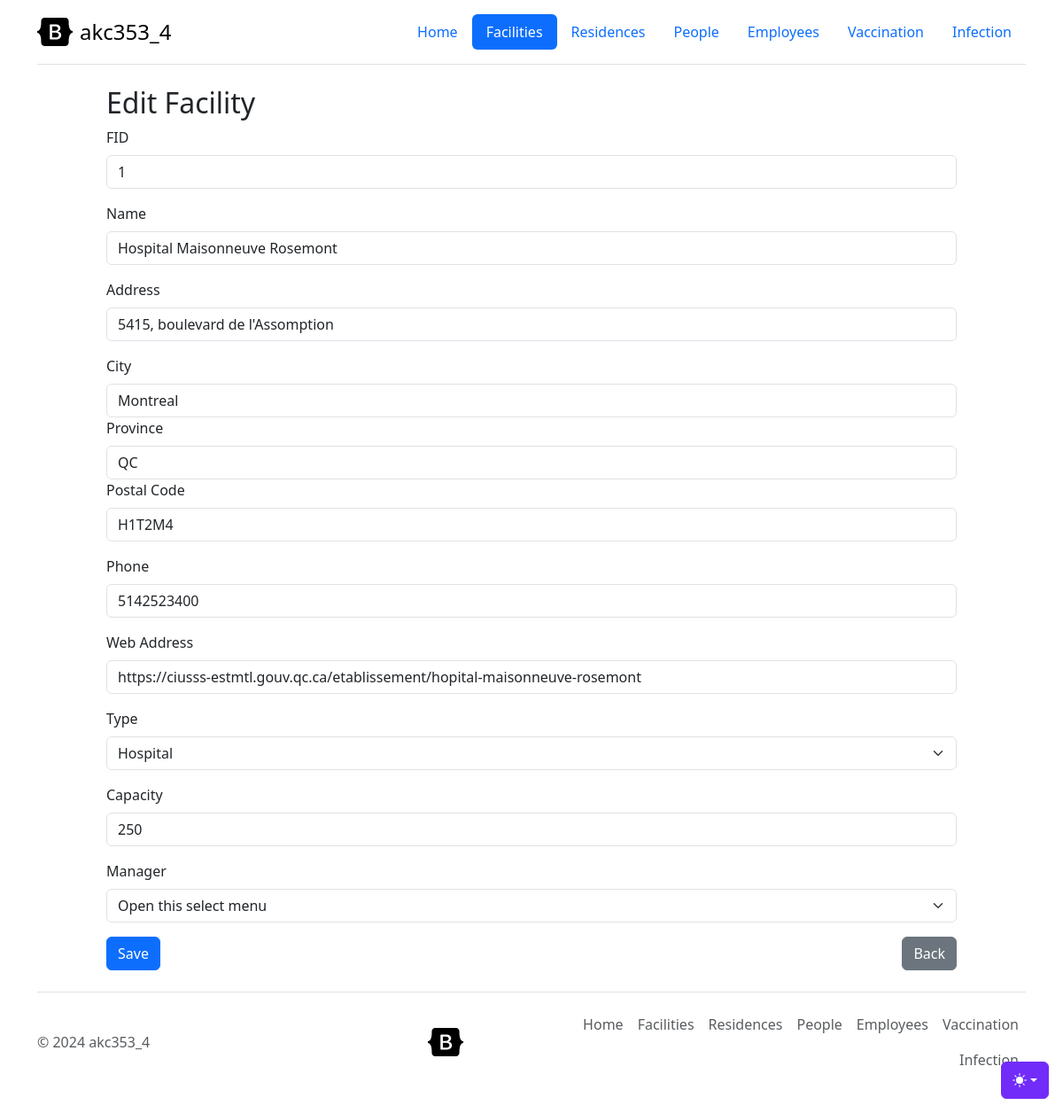
/facility.php?action=facility-edit&id=1, run on the app's committed database.
### tables this page shows
CREATE TABLE `Facilities` (
  `FID` int NOT NULL AUTO_INCREMENT,
  `Name` varchar(50) NOT NULL,
  `Address` varchar(100) NOT NULL,
  `City` varchar(50) NOT NULL,
  `Province` varchar(25) NOT NULL,
  `PostalCode` char(6) NOT NULL,
  `PhoneNumber` char(10) NOT NULL,
  `WebAddress` varchar(255) NOT NULL,
  `Type` enum('Hospital','CLSC','Clinic','Pharmacy','Special installment') NOT NULL,
  `Capacity` int DEFAULT NULL,
  `GMSSN` int NOT NULL,
  PRIMARY KEY (`FID`),
  UNIQUE KEY `Name` (`Name`),
  UNIQUE KEY `PhoneNumber` (`PhoneNumber`),
  KEY `facilities_ibfk_1` (`GMSSN`),
  CONSTRAINT `facilities_ibfk_1` FOREIGN KEY (`GMSSN`) REFERENCES `Employees` (`SSN`)
);

### repositories/DBHelper.php (called while the page is built, shortened)
<?php
class DBHelper
{
    private $conn;
    function __construct()
    {
        $this->conn = $this->connectDB();
    }
    function connectDB()
    {
        $conn = mysqli_connect(DB_SERVER, DB_USER, DB_PASSWORD, DB_NAME, DB_PORT);
        return $conn;
    }
    function runQuery($query, $param_type, $param_value_array)
    {
        $sql = $this->conn->prepare($query);
        $this->bindQueryParams($sql, $param_type, $param_value_array);
        $sql->execute();
        $result = $sql->get_result();
        if ($result->num_rows > 0) {
            while ($row = $result->fetch_assoc()) {
                $resultSet[] = $row;
            }
        }
        if (!empty($resultSet)) {
            return $resultSet;
        }
    }
    function bindQueryParams($sql, $param_type, $param_value_array)
    {
        $param_value_reference[] = &$param_type;
        for ($i = 0; $i < count($param_value_array); $i++) {
            $param_value_reference[] = &$param_value_array[$i];
        }
        call_user_func_array(array(
            $sql,
            'bind_param'
        ), $param_value_reference);
    }
}

### controllers/FacilityController.php (called while the page is built, shortened)
<?php
class FacilityController
{
    public $repository;
    public function __construct()
    {
        $this->repository = new FacilityRepository();
    }
    public function getById($fid)
    {
        return $this->repository->get($fid);
    }
}

### repositories/FacilityRepository.php (called while the page is built, shortened)
<?php
class FacilityRepository
{
    private $db_handle;
    function __construct() {
        $this->db_handle = new DBHelper();
    }
    function get($fid) {
        $query = "SELECT * FROM Facilities WHERE FID = ?";
        $paramType = "i";
        $paramValue = array(
            $fid
        );
        $result = $this->db_handle->runQuery($query, $paramType, $paramValue);
        if (!empty($result)) {
            $f = new Facility();
            $f->fid = $result[0]['FID'];
            $f->name = $result[0]['Name'];
            $f->address = $result[0]['Address'];
            $f->city = $result[0]['City'];
            $f->province = $result[0]['Province'];
            $f->postalCode = $result[0]['PostalCode'];
            $f->phoneNumber = $result[0]['PhoneNumber'];
            $f->webAddress = $result[0]['WebAddress'];
            $f->type = $result[0]['Type'];
            $f->capacity = $result[0]['Capacity'];
            return $f;
        }
        return null;
    }
}

### views/facility/facility-edit.php (the view, shortened to what this page needs)
<?php
global $managers, $title, $facility;
include "header.php"
?>
    <div style="padding: 0 10% 0 10%;">
        <h2><?= $title ?></h2>
        <form name="frmAdd" action="" method="POST" id="frmAdd">
            <div class="mb-3">
                <label for="fid" class="form-label">FID</label>
                <input class="form-control" id="fid" name="fid" value="<?= $facility->fid ?>" readonly>
            </div>
            <div class="mb-3">
                <label for="name" class="form-label">Name</label>
                <input class="form-control" id="name" name="name" value="<?= $facility->name ?>">
            </div>
            <div class="mb-3">
                <label for="address" class="form-label">Address</label>
                <input class="form-control" id="address" name="address" value="<?= $facility->address ?>">
            </div>
            <div>
                <label for="city" class="form-label">City</label>
                <input class="form-control" id="city" name="city" value="<?= $facility->city ?>">
            </div>
            <div>
                <label for="province" class="form-label">Province</label>
                <input class="form-control" id="province" name="province" value="<?= $facility->province ?>">
            </div>
            <div class="mb-3">
                <label for="postal-code" class="form-label">Postal Code</label>
                <input class="form-control" id="postal-code" name="postal-code" value="<?= $facility->postalCode ?>">
            </div>
            <div class="mb-3">
                <label for="phone" class="form-label">Phone</label>
                <input class="form-control" id="phone" name="phone" value="<?= $facility->phoneNumber ?>">
            </div>
            <div class="mb-3">
                <label for="web-address" class="form-label">Web Address</label>
                <input class="form-control" id="web-address" name="web-address" value="<?= $facility->webAddress ?>">
            </div>
            <div class="mb-3">
                <label for="type" class="form-label">Type</label>
                <select class="form-select" aria-label="Default select example" id="type" name="type">
                    <option value="Hospital" <?= ($facility->type == "Hospital") ? ' selected="selected"' : '' ?>>Hospital</option>
                </select>
            </div>
            <div class="mb-3">
                <label for="capacity" class="form-label">Capacity</label>
                <input class="form-control" id="capacity" name="capacity" value="<?= $facility->capacity ?>">
            </div>
            <div class="mb-3">
                <label for="manager" class="form-label">Manager</label>
                <select class="form-select" aria-label="Default select example" id="manager" name="manager">
                    <option <?= (empty($facility->type)) ? ' selected="selected"' : '' ?>>Open this select menu</option>
                </select>
            </div>
            <div style="display: flex; justify-content: space-between;">
                <button type="submit" class="btn btn-primary" name="add">Save</button>
                <a href="/facility.php" class="btn btn-secondary">Back</a>
            </div>
        </form>
    </div>
<?php include "footer.php" ?>

### data on the page
facilities: fid "1", name "Hospital Maisonneuve Rosemont", address "5415, boulevard de l'Assomption", city "Montreal", province "QC", postal-code "H1T2M4", phone "5142523400", web-address "https://ciusss-estmtl.gouv.qc.ca/etablissement/hopital-maisonneuve-rosemont", type "Hospital", capacity "250"

### other printed values
$title "Edit Facility"
